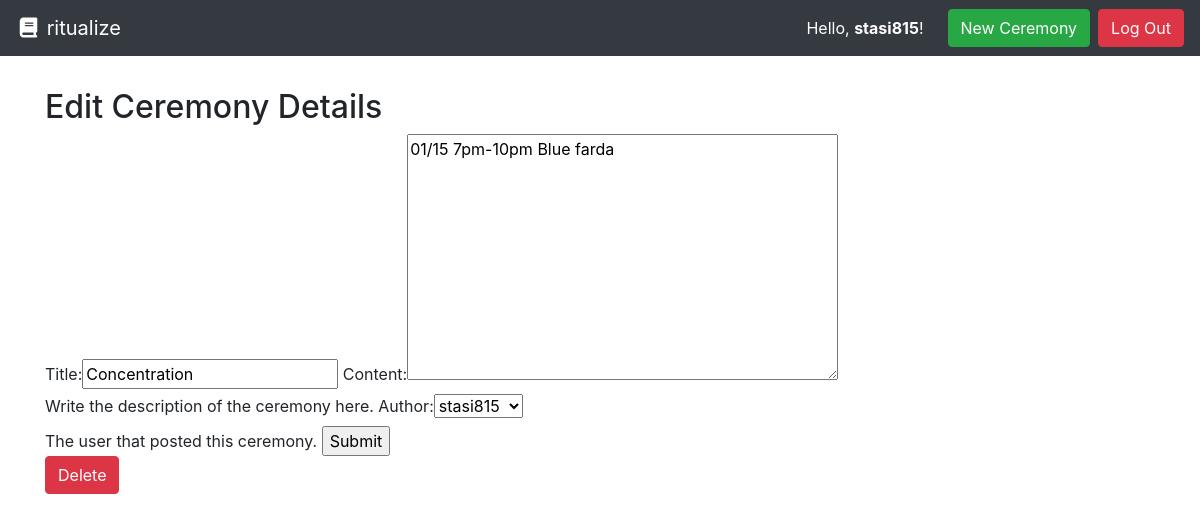
Screenshot of /rituals/concentration/update (signed in) with the database file from the repository.
### rituals/models.py (models this page shows, shortened)
class Ceremony(models.Model):
    title = models.CharField(max_length=30)
    author = models.ForeignKey(User, on_delete=models.PROTECT, help_text="The user that posted this ceremony.")
    slug = models.CharField(max_length=settings.CEREMONY_PAGE_TITLE_MAX_LENGTH, blank=True, editable=False, help_text="Unique URL path to access this page. Generated by the system.")
    content = models.TextField(help_text="Write the description of the ceremony here.")
    created = models.DateTimeField(auto_now_add=True, help_text="The date and time this page was created. Automatically generated when the model saves.")
    modified = models.DateTimeField(auto_now=True, help_text="The date and time this page was updated. Automatically generated when the model updates.")

### rituals/views.py (the view, shortened to what this page needs)
# urls.py: path('rituals/<str:slug>/update', CeremonyEditView.as_view(), name= 'ceremony-update-page'),
class CeremonyEditView(UpdateView):
    model = Ceremony
    template_name = 'rituals/ceremony_edit.html'
    form_class = CeremonyForm

### rituals/forms.py
class CeremonyForm(forms.ModelForm):
    class Meta:
        model = Ceremony
        fields = ['title', 'content', 'author']

### rituals/templates/rituals/ceremony_edit.html
{% extends 'base.html' %}
{% block content %}
<div class="d-flex">
    <div class="flex-fill">
        <h2>Edit Ceremony Details</h2>
        {% include 'partials/form.html' %}
        <a href="{% url "ceremony-delete" ceremony.slug %}" class="btn btn-danger">Delete</a>
    </div>
</div>
{% endblock content %}

### templates/base.html (shortened to what this page needs)
<!doctype html>
<html lang="en">
  <head>
    <link rel="stylesheet" href="https://stackpath.bootstrapcdn.com/bootstrap/4.3.1/css/bootstrap.min.css"
>
  </head>
  <body>
    <nav class="navbar navbar-expand-md navbar-dark bg-dark">
      <a class="navbar-brand" href="{% url 'ceremony-list-page' %}"><i class="fas fa-fw fa-book"></i> ritualize</a>
      <form class="form-inline ml-auto">
        {% if user.is_authenticated %}
          <div class="text-white">Hello, <strong>{{ user.username }}</strong>!</div>
          <a href="{% url 'new-ceremony-page' %}" class="btn btn-success ml-4">New Ceremony</a>
          <a href="{% url 'logout' %}" class="btn btn-danger ml-2">Log Out</a>
        {% else %}
        <a href="{% url 'login' %}" class="btn btn-secondary ml-2">Log In</a>
        <a href="{% url 'signup' %}" class="btn btn-primary ml-2">Sign Up</a>
        {% endif %}
      </form>
    </nav>
    <main role="main" class="container" style="margin-top: 4vh;">
      {% block content %}{% endblock %}
    </main>
  </body>

### rituals/templates/partials/form.html (shortened to what this page needs)
<form method="POST">
{{ form }}
<input type="submit" value="Submit">
</form>

### rows the page displays
Ceremony: title "Concentration", content "01/15 7pm-10pm Blue farda", author "stasi815"

### other values shown
{{ user.username }} "stasi815"
